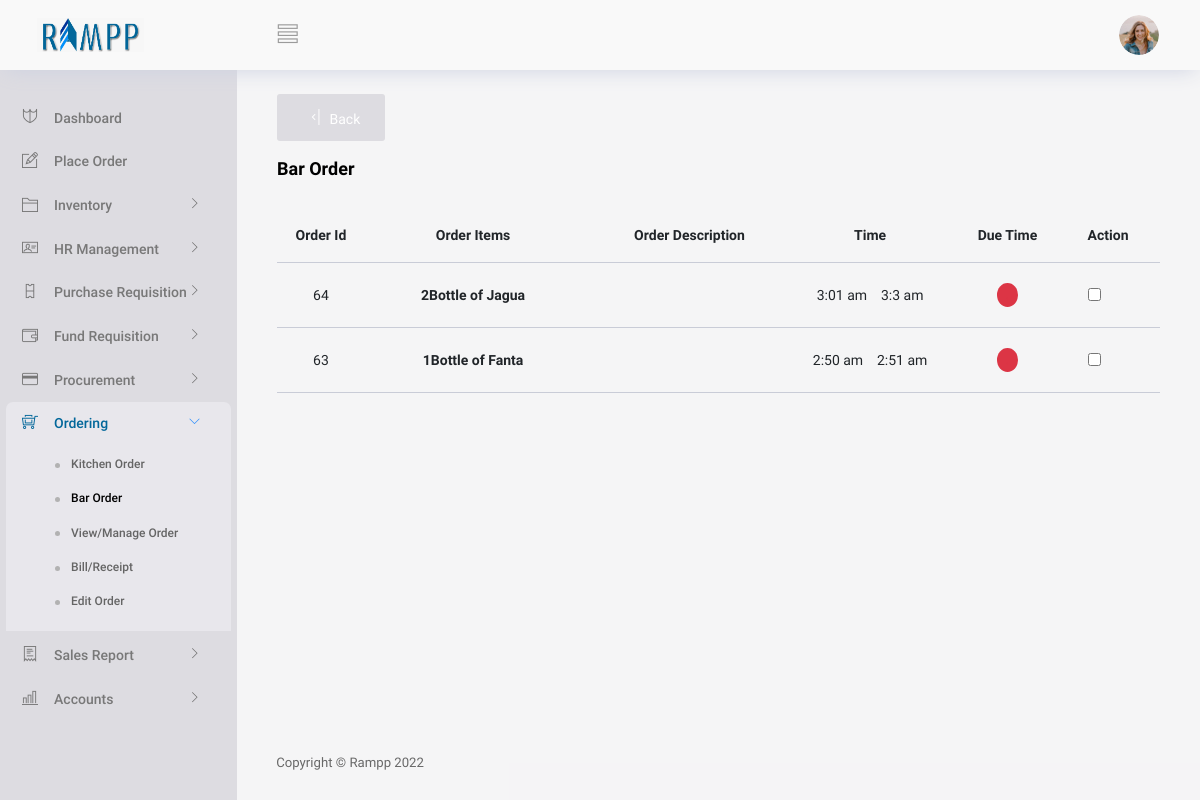
Before: /View/Ordering/bar.php (signed in) with the older database file.
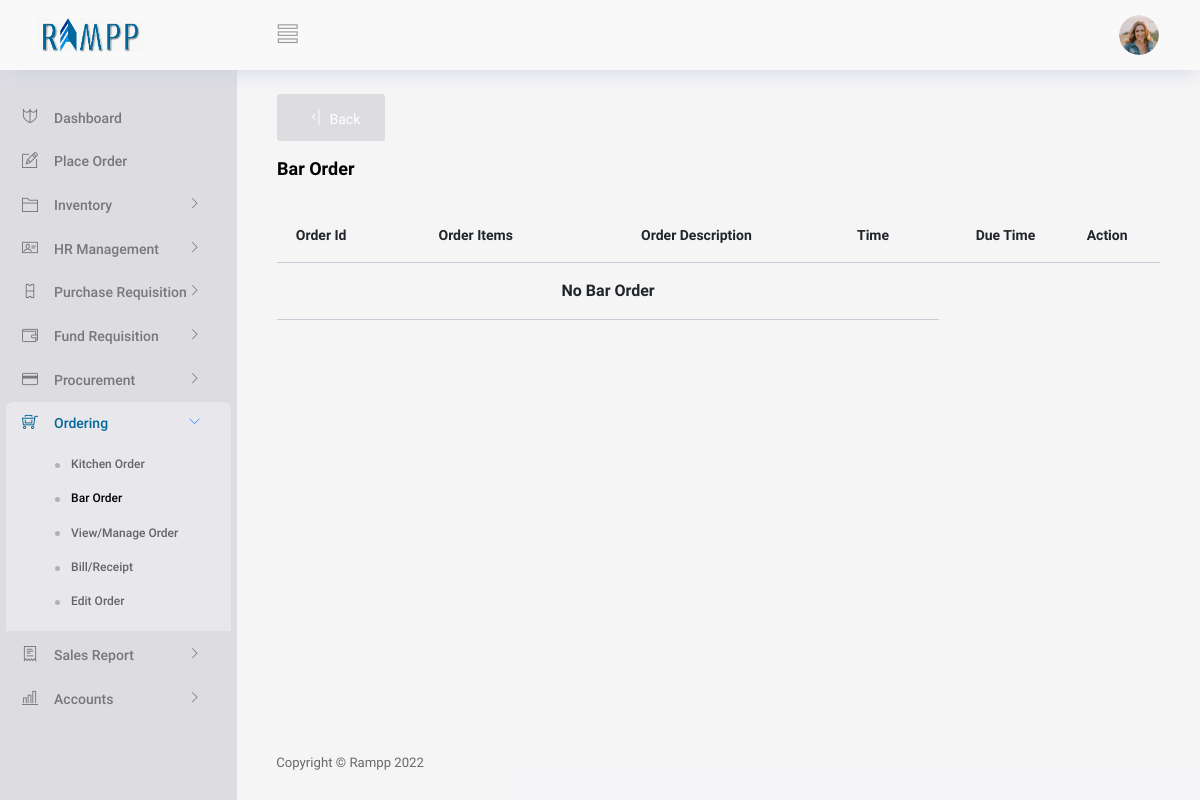
After: the same page with the newer database file.
### tables this page shows
CREATE TABLE IF NOT EXISTS `orders` (
  `sellerid` int(10) DEFAULT NULL,
  `orderid` int(10) NOT NULL,
  `totaltime` int(30) NOT NULL,
  `totalammount` int(200) NOT NULL,
  `status` int(10) NOT NULL,
  `orderdate` date NOT NULL,
  `odertime` varchar(30) NOT NULL,
  `hr` int(10) NOT NULL,
  `min` int(10) NOT NULL,
  `ampm` varchar(20) NOT NULL,
  `br` int(20) NOT NULL,
  `kch` int(20) NOT NULL,
  `receipt` int(10) NOT NULL,
  `k` int(10) NOT NULL,
  `b` int(10) NOT NULL,
  `bill` int(10) NOT NULL,
  `kt` int(100) NOT NULL,
  `bt` int(100) NOT NULL,
  `totalProfit` int(100) NOT NULL,
  `customerId` int(70) NOT NULL,
  `hasKechenDisc` tinyint(1) DEFAULT NULL,
  `hasBarDisc` tinyint(1) DEFAULT NULL,
  `kechenDisc` longtext,
  `barDisc` longtext,
  `locationName` longtext,
  `serviceCharge` int(200) DEFAULT '0'
);

CREATE TABLE IF NOT EXISTS `orderditems` (
  `productname` varchar(200) NOT NULL,
  `price` int(100) NOT NULL,
  `quantity` int(100) NOT NULL,
  `amount` int(200) NOT NULL,
  `preptime` int(60) NOT NULL,
  `orderid` int(100) NOT NULL,
  `productcat` varchar(200) NOT NULL,
  `sn` int(200) NOT NULL,
  `finish` int(10) NOT NULL,
  `prepAt` varchar(100) NOT NULL,
  `description` varchar(200) NOT NULL,
  `dateOrderd` date DEFAULT NULL,
  `productId` int(100) NOT NULL,
  `profit` int(100) NOT NULL,
  `costprice` int(100) DEFAULT NULL,
  `sellingprice` int(100) DEFAULT NULL,
  `unitOfMeasure` varchar(70) NOT NULL,
  `id` int(11) NOT NULL AUTO_INCREMENT,
  `location` longtext,
  PRIMARY KEY (`id`)
);

### Controller/generalController.php (called while the page is built, shortened)
<?php
class GeneralController
{
    function getAllOrderItems($conn,$id)
    {
        $items = array();
        $query = "SELECT * FROM orderditems WHERE orderid ='$id'";
        $results = mysqli_query($conn, $query);
        while ($row = mysqli_fetch_array($results)) {
            $items[] = $row;
        }
        return $items;
    }
    function getAllBarOrder($conn)
    {
        $items = array();
        $query = "SELECT * FROM orders WHERE br='1' AND `status`='0'";
        $results = mysqli_query($conn, $query);
        while ($row = mysqli_fetch_array($results)) {
            $items[] = $row;
        }
        return $items;
    }
    function check_in_array(array $array, $callback)
    {
        $value = call_user_func($callback, $array);
        return $value;
    }
}

### View/Ordering/bar.php (the view, shortened to what the changed rows need)
<?php
   if(isset($_SESSION['validuser']))
   {
     include("../partials/_header.php");
     require("../../Controller/generalController.php");
     $conn = conString1();
    $UserUtils = new GeneralController();
    $order =  $UserUtils->getAllBarOrder($conn);
?>
<body>
  <div class="container-scroller">
    <div class="container-fluid page-body-wrapper">
      <div class="main-panel">
        <div class="content-wrapper gbgn">
          <br/>
          <br/>
         <div class="row">
         <div class="col-12 grid-margin ">
              <div class="" >
                <div class="">
                <div class="table-responsive">
                    <table class="table table-hover">
                        <thead>
                            <tr>
                                <th class="text-center" width="10%">Order Id</th>
                                <th class="text-center" width="25%">Order Items</th>
                                <th class="text-center" width="25%">Order Description</th>
                                <th class="text-center" width="15%">Time</th>
                                <th class="text-center" width="15%">Due Time</th>
                                <th class="text-left" width="10%">Action</th>
                            </tr>
                        </thead>
                        <tbody>
                        <?php
                      $data22 =  $UserUtils->check_in_array($order, function($i){
                        $ans = array();
                        foreach ($i as $index => $v) {
                            if ($v['b'] == 0) {
                                $ans[] = $v;
                            }
                        }
                        return (count($ans) == 0?array():$ans);
                        });
                           if (count($data22) < 1) {
                        ?>
                        <tr>
                        <th colspan="4" class="text-center">No Bar Order</th>
                            <?php
                           }else{
                                foreach ($data22  as $index => $value) {
                            ?>
                                <tr>
                                  <td class="text-center"><?php echo $value['orderid'] ?></td>
                                  <td class="text-center">
                                    <div class="row">
                                    <?php
                                    $data =  $UserUtils->getAllOrderItems($conn,$value['orderid']);
                                    $data2 =  $UserUtils->check_in_array($data, function($i){
                                      $ans = array();
                                      foreach ($i as $index => $v) {
                                          if ($v['prepAt'] == "Bar") {
                                              $ans[] = $v;
                                          }
                                      }
                                      return (count($ans) == 0?array():$ans);
                                      });
                                        foreach ($data2 as $index => $value2) {
                                          $min = $value['min']+$value['bt'];
                                    ?>
                                      <div class="col-12">
                                        <p class="font-weight-bold mb-0"><?php echo $value2["quantity"]."".$value2["unitOfMeasure"]." of ". $value2['productname'] ?></p>
                                      </div>
                                    <?php
                                      }
                                    ?>
                                    </div>
                                  </td>
                                  <td class="text-center"><?php echo $value['hasBarDisc'] == 1?$value["barDisc"]:"" ?></td>
                                  <td class="text-center"><?php echo $value['odertime']?> &nbsp;&nbsp; <?php echo "".$value['hr'].":".$min." ".$value['ampm']?> </td>
                                  <?php
                                   $h = date("h")+1;
                                   $m = date("i");
                                   $ts = "$h:$m";
                                   $hr = $value['hr'];
                                   $ot = "$hr:$min";
                                   $dd = date("h:i",strtotime($ts));
                                   $ee = date("h:i",strtotime($ot));
                                     if ($dd > $ee){
                                ?>
                                 <td class="text-center"><label class='badge badge-danger rounded-circle text-danger'>.</label> </td>
                                <?php
                                }else{
                                  ?>
                                  <td class="text-center"><label class='badge badge-success rounded-circle text-success'>.</label> </td>
                                <?php
                                }
                              ?>
                                    <td class="text-left "><input class="text-primary" value="1"  type="checkbox" onChange="checkItem(<?php echo $value['orderid'] ?>,this)"></td>
                                </tr>
                                <?php
                                }
                                }
                                  ?>
                        </tbody>
                    </table>
                </div>
                </div>
              </div>
            </div>
         </div>
        </div>
        </div>
        </div>
      </div>
<?php
 include("../partials/_script.php");
?>
<?php
 }
 else
 {
     header("Location: ../../index.php?message=loginNot");
     exit;
 }
?>

Changed rows visible on the page:
no longer on this page (row edited): orders: orderid "64", odertime "3:01 am", hr "3", min "3", ampm "am"
no longer on this page (row edited): orderditems: quantity "2", unitOfMeasure "Bottle", productname "Jagua", shown under "64"
no longer on this page (row edited): orders: orderid "63", odertime "2:50 am", hr "2", min "51", ampm "am"
no longer on this page (row edited): orderditems: quantity "1", unitOfMeasure "Bottle", productname "Fanta", shown under "63"
Other visible differences:
text now shown: "No Bar Order"
